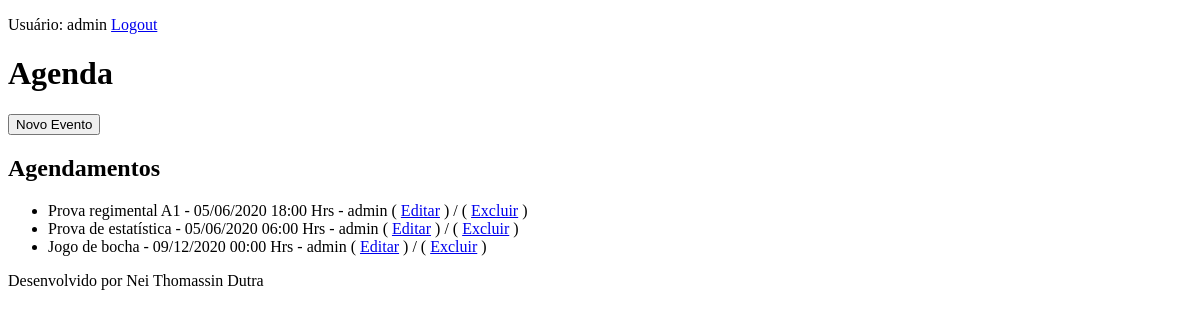
Page /agenda/ (signed in) on the earlier database version.
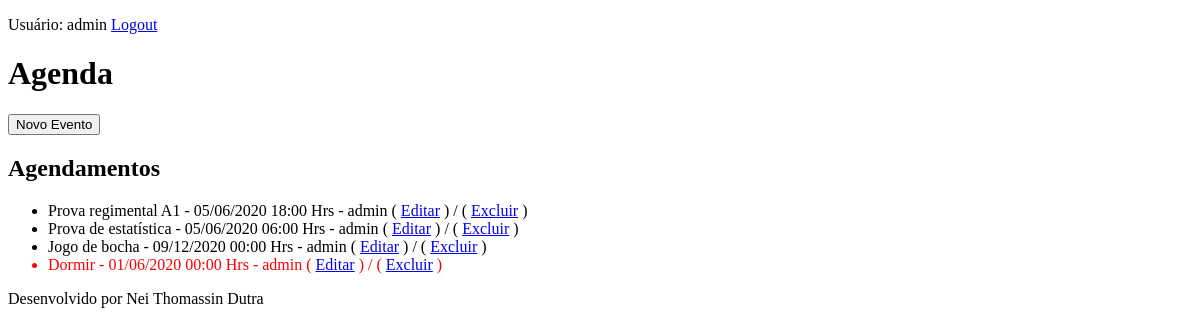
Same page on the later database version.
### krnl/models.py (models this page shows, shortened)
class Evento(models.Model):
    titulo = models.CharField(max_length=100)
    descricao = models.TextField(blank=True, null=True)
    data_evento = models.DateTimeField(verbose_name='Data do Evento')
    data_criacao = models.DateTimeField(auto_now=True)
    usuario = models.ForeignKey(User, on_delete=models.CASCADE)
    class Meta:
        db_table = 'evento'
    def get_data_evento(self):
        return self.data_evento.strftime('%d/%m/%Y %H:%M Hrs')
    def get_evento_atrasado(self):
        if self.data_evento < datetime.now():
            return True
        else:
            return False

### krnl/views.py (the view)
# urls.py: path('agenda/', views.lista_eventos),
@login_required(login_url='/login/')
def lista_eventos(request):
    usuario = request.user
    evento = Evento.objects.filter(usuario=usuario)
    dados = {'eventos':evento}
    return render(request, 'agenda.html', dados)

### templates/agenda.html
{% extends 'model_page.html' %}
{% block content %}
    <h1>Agenda</h1>
    <a href="evento/">
        <button type="button">Novo Evento</button>
    </a>
    <h2>Agendamentos</h2>
    <ul>
    {% for evento in eventos %}
        <li style={% if evento.get_evento_atrasado %}
                        "color:red;"
                    {% endif %}
                    >{{ evento.titulo }} - {{ evento.get_data_evento }} - {{ evento.usuario }}
            (
            <a href="evento/?id={{ evento.id }}"> Editar</a>
            ) / (
            <a href="evento/delete/{{ evento.id }}/"> Excluir</a>
            )
        </li>
    {% endfor %}
    </ul>
{% endblock %}

Differences in the rows shown:
added Evento: titulo "Dormir", get_data_evento "01/06/2020 00:00 Hrs", usuario "admin"
